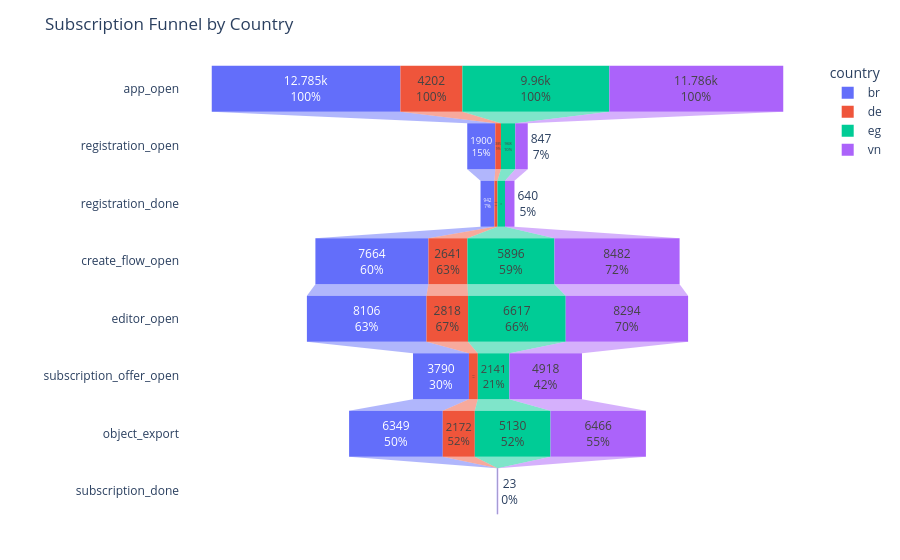

The code cell stored with this chart in its notebook:
### Code cell
# --- 3f. Side-by-side funnel chart: country ---
fig = go.Figure()
for c in country_counts.columns:
    fig.add_trace(go.Funnel(
        name=c,
        y=FUNNEL_STAGES,
        x=country_counts[c].values,
        textinfo='value+percent initial',
    ))
fig.update_layout(
    title='Subscription Funnel by Country',
    height=560,
    margin=dict(l=180, r=40, t=60, b=40),
    legend_title_text='country',
)
fig.show()

### Figure 1 — Plotly figure (JSON) as saved in the notebook; plotly's stock layout.template omitted (floating-point values rounded to 4 significant figures)
{"data": [{"name": "br", "textinfo": "value+percent initial", "type": "funnel", "x": [12785, 1900, 942, 7664, 8106, 3790, 6349, 45], "y": ["app_open", "registration_open", "registration_done", "create_flow_open", "editor_open", "subscription_offer_open", "object_export", "subscription_done"]}, {"name": "de", "textinfo": "value+percent initial", "type": "funnel", "x": [4202, 385, 205, 2641, 2818, 602, 2172, 15], "y": ["app_open", "registration_open", "registration_done", "create_flow_open", "editor_open", "subscription_offer_open", "object_export", "subscription_done"]}, {"name": "eg", "textinfo": "value+percent initial", "type": "funnel", "x": [9960, 968, 513, 5896, 6617, 2141, 5130, 9], "y": ["app_open", "registration_open", "registration_done", "create_flow_open", "editor_open", "subscription_offer_open", "object_export", "subscription_done"]}, {"name": "vn", "textinfo": "value+percent initial", "type": "funnel", "x": [11786, 847, 640, 8482, 8294, 4918, 6466, 23], "y": ["app_open", "registration_open", "registration_done", "create_flow_open", "editor_open", "subscription_offer_open", "object_export", "subscription_done"]}], "layout": {"height": 560, "legend": {"title": {"text": "country"}}, "margin": {"b": 40, "l": 180, "r": 40, "t": 60}, "title": {"text": "Subscription Funnel by Country"}}}
